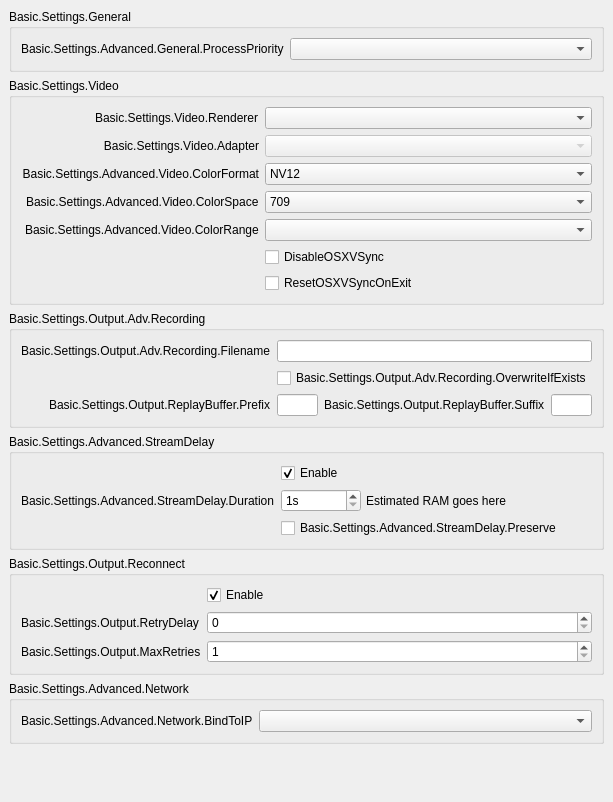
           <widget class="QWidget" name="scrollAreaWidgetContents">
            <property name="geometry">
             <rect>
              <x>0</x>
              <y>0</y>
              <width>593</width>
              <height>709</height>
             </rect>
            </property>
            <layout class="QVBoxLayout" name="verticalLayout_16">
             <property name="leftMargin">
              <number>0</number>
             </property>
             <property name="topMargin">
              <number>0</number>
             </property>
             <property name="rightMargin">
              <number>0</number>
             </property>
             <property name="bottomMargin">
              <number>9</number>
             </property>
             <item alignment="Qt::AlignTop">
              <widget class="QWidget" name="widget_11" native="true">
               <layout class="QVBoxLayout" name="verticalLayout_17">
                <item>
                 <widget class="QGroupBox" name="advancedGeneralGroupBox">
                  <property name="title">
                   <string>Basic.Settings.General</string>
                  </property>
                  <layout class="QFormLayout" name="formLayout_22">
                   <item row="0" column="0">
                    <widget class="QLabel" name="processPriorityLabel">
                     <property name="text">
                      <string>Basic.Settings.Advanced.General.ProcessPriority</string>
                     </property>
                     <property name="buddy">
                      <cstring>processPriority</cstring>
                     </property>
                    </widget>
                   </item>
                   <item row="0" column="1">
                    <widget class="QComboBox" name="processPriority"/>
                   </item>
                  </layout>
                 </widget>
                </item>
                <item>
                 <widget class="QGroupBox" name="advancedVideoContainer">
                  <property name="title">
                   <string>Basic.Settings.Video</string>
                  </property>
                  <layout class="QFormLayout" name="formLayout_14">
                   <property name="fieldGrowthPolicy">
                    <enum>QFormLayout::AllNonFixedFieldsGrow</enum>
                   </property>
                   <property name="labelAlignment">
                    <set>Qt::AlignRight|Qt::AlignTrailing|Qt::AlignVCenter</set>
                   </property>
                   <item row="2" column="0">
                    <widget class="QLabel" name="label_30">
                     <property name="minimumSize">
                      <size>
                       <width>0</width>
                       <height>0</height>
                      </size>
                     </property>
                     <property name="text">
                      <string>Basic.Settings.Advanced.Video.ColorFormat</string>
                     </property>
                     <property name="alignment">
                      <set>Qt::AlignRight|Qt::AlignTrailing|Qt::AlignVCenter</set>
                     </property>
                     <property name="buddy">
                      <cstring>colorFormat</cstring>
                     </property>
                    </widget>
                   </item>
                   <item row="2" column="1">
                    <widget class="QComboBox" name="colorFormat">
                     <item>
                      <property name="text">
                       <string notr="true">NV12</string>
                      </property>
                     </item>
                     <item>
                      <property name="text">
                       <string notr="true">I420</string>
                      </property>
                     </item>
                     <item>
                      <property name="text">
                       <string>I444</string>
                      </property>
                     </item>
                     <item>
                      <property name="text">
                       <string notr="true">RGB</string>
                      </property>
                     </item>
                    </widget>
                   </item>
                   <item row="4" column="0">
                    <widget class="QLabel" name="label_34">
                     <property name="text">
                      <string>Basic.Settings.Advanced.Video.ColorRange</string>
                     </property>
                     <property name="buddy">
                      <cstring>colorRange</cstring>
                     </property>
                    </widget>
                   </item>
                   <item row="4" column="1">
                    <widget class="QComboBox" name="colorRange"/>
                   </item>
                   <item row="3" column="0">
                    <widget class="QLabel" name="label_33">
                     <property name="text">
                      <string>Basic.Settings.Advanced.Video.ColorSpace</string>
                     </property>
                     <property name="buddy">
                      <cstring>colorSpace</cstring>
                     </property>
                    </widget>
                   </item>
                   <item row="3" column="1">
                    <widget class="QComboBox" name="colorSpace">
                     <item>
                      <property name="text">
                       <string notr="true">709</string>
                      </property>
                     </item>
                     <item>
                      <property name="text">
                       <string notr="true">601</string>
                      </property>
                     </item>
                    </widget>
                   </item>
                   <item row="0" column="0">
                    <widget class="QLabel" name="rendererLabel">
                     <property name="text">
                      <string>Basic.Settings.Video.Renderer</string>
                     </property>
                     <property name="buddy">
                      <cstring>renderer</cstring>
                     </property>
                    </widget>
                   </item>
                   <item row="0" column="1">
                    <widget class="QComboBox" name="renderer">
                     <property name="currentText">
                      <string notr="true"/>
                     </property>
                    </widget>
                   </item>
                   <item row="1" column="0">
                    <widget class="QLabel" name="adapterLabel">
                     <property name="text">
                      <string>Basic.Settings.Video.Adapter</string>
                     </property>
                     <property name="alignment">
                      <set>Qt::AlignRight|Qt::AlignTrailing|Qt::AlignVCenter</set>
                     </property>
                     <property name="buddy">
                      <cstring>adapter</cstring>
                     </property>
                    </widget>
                   </item>
                   <item row="1" column="1">
                    <widget class="QComboBox" name="adapter">
                     <property name="enabled">
                      <bool>false</bool>
                     </property>
                     <property name="currentText">
                      <string notr="true"/>
                     </property>
                    </widget>
                   </item>
                   <item row="5" column="1">
                    <widget class="QCheckBox" name="disableOSXVSync">
                     <property name="text">
                      <string>DisableOSXVSync</string>
                     </property>
                    </widget>
                   </item>
                   <item row="6" column="1">
                    <widget class="QCheckBox" name="resetOSXVSync">
                     <property name="text">
                      <string>ResetOSXVSyncOnExit</string>
                     </property>
                    </widget>
                   </item>
                  </layout>
                 </widget>
                </item>
                <item>
                 <widget class="QGroupBox" name="groupBox_6">
                  <property name="title">
                   <string>Basic.Settings.Output.Adv.Recording</string>
                  </property>
                  <layout class="QFormLayout" name="formLayout_17">
                   <property name="labelAlignment">
                    <set>Qt::AlignRight|Qt::AlignTrailing|Qt::AlignVCenter</set>
                   </property>
                   <item row="0" column="0">
                    <widget class="QLabel" name="label_7">
                     <property name="text">
                      <string>Basic.Settings.Output.Adv.Recording.Filename</string>
                     </property>
                    </widget>
                   </item>
                   <item row="0" column="1">
                    <widget class="QLineEdit" name="filenameFormatting"/>
                   </item>
                   <item row="1" column="1">
                    <widget class="QCheckBox" name="overwriteIfExists">
                     <property name="text">
                      <string>Basic.Settings.Output.Adv.Recording.OverwriteIfExists</string>
                     </property>
                    </widget>
                   </item>
                   <item row="2" column="1">
                    <layout class="QHBoxLayout" name="horizontalLayout_14">
                     <property name="leftMargin">
                      <number>0</number>
                     </property>
                     <property name="topMargin">
                      <number>0</number>
                     </property>
                     <property name="rightMargin">
                      <number>0</number>
                     </property>
                     <property name="bottomMargin">
                      <number>0</number>
                     </property>
                     <item>
                      <widget class="QLineEdit" name="simpleRBPrefix"/>
                     </item>
                     <item>
                      <widget class="QLabel" name="label_58">
                       <property name="text">
                        <string>Basic.Settings.Output.ReplayBuffer.Suffix</string>
                       </property>
                      </widget>
                     </item>
                     <item>
                      <widget class="QLineEdit" name="simpleRBSuffix"/>
                     </item>
                    </layout>
                   </item>
                   <item row="2" column="0">
                    <widget class="QLabel" name="label_57">
                     <property name="text">
                      <string>Basic.Settings.Output.ReplayBuffer.Prefix</string>
                     </property>
                    </widget>
                   </item>
                  </layout>
                 </widget>
                </item>
                <item>
                 <widget class="QGroupBox" name="groupBox_5">
                  <property name="title">
                   <string>Basic.Settings.Advanced.StreamDelay</string>
                  </property>
                  <layout class="QFormLayout" name="formLayout_18">
                   <item row="0" column="1">
                    <widget class="QCheckBox" name="streamDelayEnable">
                     <property name="text">
                      <string>Enable</string>
                     </property>
                     <property name="checked">
                      <bool>true</bool>
                     </property>
                    </widget>
                   </item>
                   <item row="1" column="0">
                    <widget class="QLabel" name="label_56">
                     <property name="text">
                      <string>Basic.Settings.Advanced.StreamDelay.Duration</string>
                     </property>
                     <property name="buddy">
                      <cstring>streamDelaySec</cstring>
                     </property>
                    </widget>
                   </item>
                   <item row="1" column="1">
                    <widget class="QWidget" name="widget_12" native="true">
                     <property name="enabled">
                      <bool>true</bool>
                     </property>
                     <layout class="QHBoxLayout" name="horizontalLayout_13">
                      <property name="spacing">
                       <number>5</number>
                      </property>
                      <property name="leftMargin">
                       <number>0</number>
                      </property>
                      <property name="topMargin">
                       <number>0</number>
                      </property>
                      <property name="rightMargin">
                       <number>0</number>
                      </property>
                      <property name="bottomMargin">
                       <number>0</number>
                      </property>
                      <item>
                       <widget class="QSpinBox" name="streamDelaySec">
                        <property name="enabled">
                         <bool>true</bool>
                        </property>
                        <property name="sizePolicy">
                         <sizepolicy hsizetype="Maximum" vsizetype="Fixed">
                          <horstretch>0</horstretch>
                          <verstretch>0</verstretch>
                         </sizepolicy>
                        </property>
                        <property name="minimumSize">
                         <size>
                          <width>80</width>
                          <height>0</height>
                         </size>
                        </property>
                        <property name="suffix">
                         <string notr="true">s</string>
                        </property>
                        <property name="minimum">
                         <number>1</number>
                        </property>
                        <property name="maximum">
                         <number>1800</number>
                        </property>
                       </widget>
                      </item>
                      <item>
                       <widget class="QLabel" name="streamDelayInfo">
                        <property name="text">
                         <string notr="true">Estimated RAM goes here</string>
                        </property>
                       </widget>
                      </item>
                     </layout>
                    </widget>
                   </item>
                   <item row="2" column="1">
                    <widget class="QCheckBox" name="streamDelayPreserve">
                     <property name="text">
                      <string>Basic.Settings.Advanced.StreamDelay.Preserve</string>
                     </property>
                    </widget>
                   </item>
                  </layout>
                 </widget>
                </item>
                <item>
                 <widget class="QGroupBox" name="groupBox_7">
                  <property name="title">
                   <string>Basic.Settings.Output.Reconnect</string>
                  </property>
                  <layout class="QFormLayout" name="formLayout_19">
                   <property name="fieldGrowthPolicy">
                    <enum>QFormLayout::AllNonFixedFieldsGrow</enum>
                   </property>
                   <item row="1" column="0">
                    <widget class="QLabel" name="label_17">
                     <property name="text">
                      <string>Basic.Settings.Output.RetryDelay</string>
                     </property>
                     <property name="buddy">
                      <cstring>reconnectRetryDelay</cstring>
                     </property>
                    </widget>
                   </item>
                   <item row="0" column="1">
                    <widget class="QCheckBox" name="reconnectEnable">
                     <property name="text">
                      <string>Enable</string>
                     </property>
                     <property name="checked">
                      <bool>true</bool>
                     </property>
                    </widget>
                   </item>
                   <item row="1" column="1">
                    <widget class="QSpinBox" name="reconnectRetryDelay">
                     <property name="maximum">
                      <number>30</number>
                     </property>
                    </widget>
                   </item>
                   <item row="2" column="0">
                    <widget class="QLabel" name="label_22">
                     <property name="text">
                      <string>Basic.Settings.Output.MaxRetries</string>
                     </property>
                     <property name="buddy">
                      <cstring>reconnectMaxRetries</cstring>
                     </property>
                    </widget>
                   </item>
                   <item row="2" column="1">
                    <widget class="QSpinBox" name="reconnectMaxRetries">
                     <property name="minimum">
                      <number>1</number>
                     </property>
                     <property name="maximum">
                      <number>10000</number>
                     </property>
                    </widget>
                   </item>
                  </layout>
                 </widget>
                </item>
                <item>
                 <widget class="QGroupBox" name="groupBox_11">
                  <property name="title">
                   <string>Basic.Settings.Advanced.Network</string>
                  </property>
                  <layout class="QFormLayout" name="formLayout_23">
                   <property name="fieldGrowthPolicy">
                    <enum>QFormLayout::AllNonFixedFieldsGrow</enum>
                   </property>
                   <item row="0" column="1">
                    <widget class="QComboBox" name="bindToIP"/>
                   </item>
                   <item row="0" column="0">
                    <widget class="QLabel" name="label_27">
                     <property name="text">
                      <string>Basic.Settings.Advanced.Network.BindToIP</string>
                     </property>
                    </widget>
                   </item>
                  </layout>
                 </widget>
                </item>
                <item>
                 <widget class="QLabel" name="advancedMsg">
                  <property name="styleSheet">
                   <string notr="true">QLabel { color: rgb(255, 0, 4); }</string>
                  </property>
                  <property name="text">
                   <string notr="true"/>
                  </property>
                  <property name="wordWrap">
                   <bool>true</bool>
                  </property>
                 </widget>
                </item>
                <item>
                 <widget class="QLabel" name="advancedMsg2">
                  <property name="styleSheet">
                   <string notr="true">QLabel { color: rgb(255, 0, 4); }</string>
                  </property>
                  <property name="text">
                   <string notr="true"/>
                  </property>
                  <property name="wordWrap">
                   <bool>true</bool>
                  </property>
                 </widget>
                </item>
               </layout>
              </widget>
             </item>
            </layout>
           </widget>
